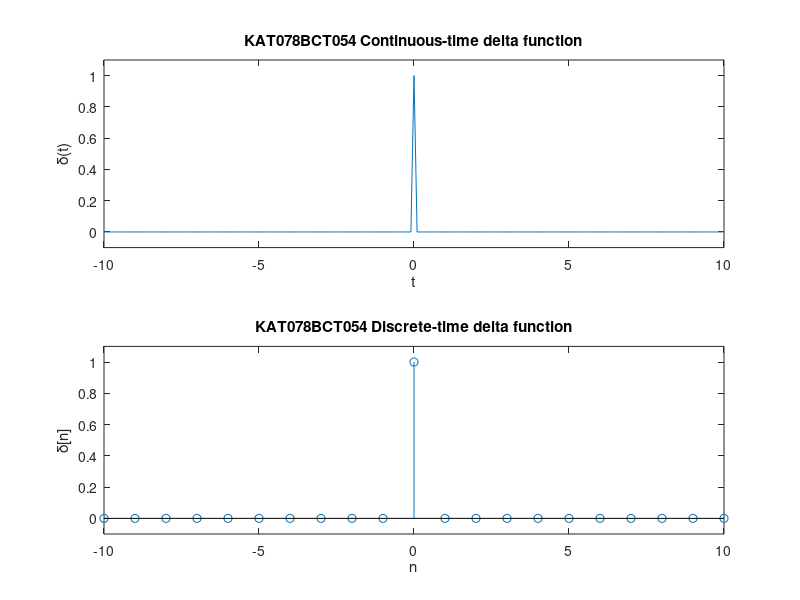

The MATLAB source for this figure:
t = -10:0.1:10;
for k = 1:length(t)
    if t(k) == 0
        del_t(k) = 1;
    else
        del_t(k) = 0;
    endif
end
subplot(2,1,1);
plot(t, del_t);
axis([-10 10 -0.1 1.1]);
title('KAT078BCT054 Continuous-time delta function');
xlabel('t'); ylabel('\delta(t)');

n = -10:10;
for k = 1:length(n)
    if n(k) == 0
        del_n(k) = 1;
    else
        del_n(k) = 0;
    endif
end
subplot(2,1,2);
stem(n, del_n);
axis([-10 10 -0.1 1.1]);
title('KAT078BCT054 Discrete-time delta function');
xlabel('n'); ylabel('\delta[n]');